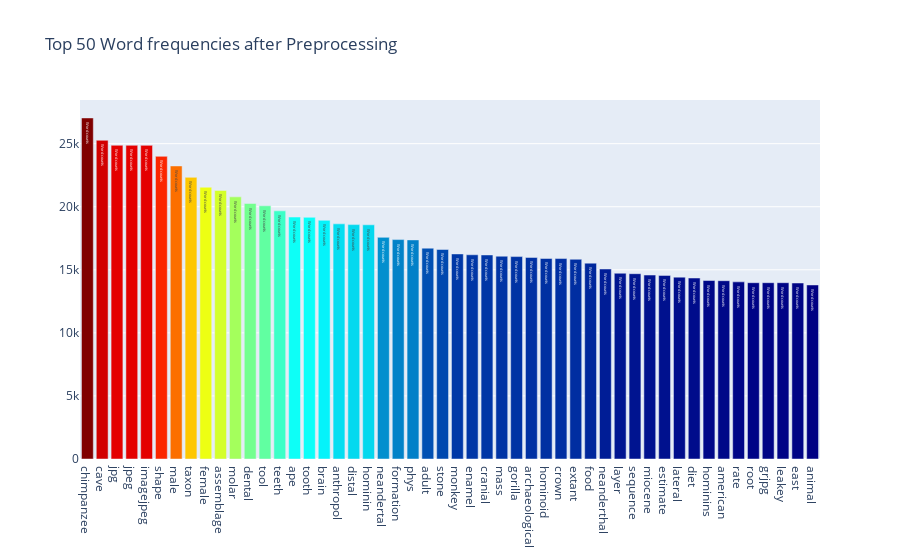
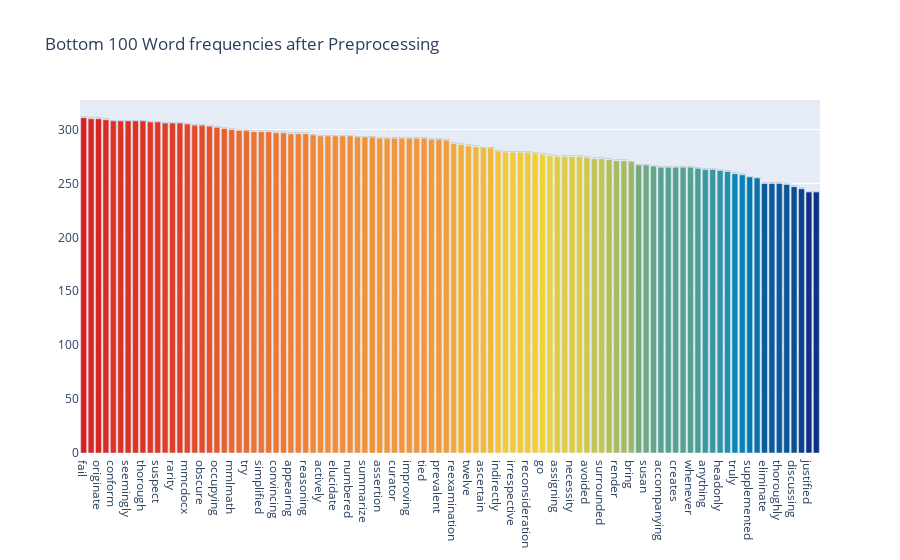

Here is the notebook cell these charts were saved with, in order:
### Code cell
import numpy as np
# Plotly imports
import plotly.offline as py
py.init_notebook_mode(connected=True)
import plotly.graph_objs as go
import plotly.tools as tls

feature_names = tf_vectorizer.get_feature_names()
count_vec = np.asarray(tf.sum(axis=0)).ravel()
zipped = list(zip(feature_names, count_vec))
x, y = (list(x) for x in zip(*sorted(zipped, key=lambda x: x[1], reverse=True)))
# Now I want to extract out on the top 15 and bottom 15 words
Y = np.concatenate([y[0:15], y[-16:-1]])
X = np.concatenate([x[0:15], x[-16:-1]])

# Plotting the Plot.ly plot for the Top 50 word frequencies
data = [go.Bar(
            x = x[0:50],
            y = y[0:50],
            marker= dict(colorscale='Jet',
                         color = y[0:50]
                        ),
            text='Word counts'
    )]

layout = go.Layout(
    title='Top 50 Word frequencies after Preprocessing'
)

fig = go.Figure(data=data, layout=layout)

py.iplot(fig, filename='basic-bar')

# Plotting the Plot.ly plot for the Top 50 word frequencies
data = [go.Bar(
            x = x[-100:],
            y = y[-100:],
            marker= dict(colorscale='Portland',
                         color = y[-100:]
                        ),
            text='Word counts'
    )]

layout = go.Layout(
    title='Bottom 100 Word frequencies after Preprocessing'
)

fig = go.Figure(data=data, layout=layout)

py.iplot(fig, filename='basic-bar')

### Figure 1 — Plotly figure (JSON) as saved in the notebook; plotly's stock layout.template omitted (floating-point values rounded to 4 significant figures)
{"data": [{"marker": {"color": [27039, 25268, 24872, 24871, 24865, 23995, 23234, 22328, 21548, 21292, 20783, 20257, 20073, 19673, 19182, 19159, 18925, 18643, 18582, 18568, 17571, 17396, 17371, 16716, 16613, 16258, 16192, 16178, 16078, 16048, 15980, 15898, 15891, 15834, 15529, 15064, 14729, 14691, 14583, 14557, 14419, 14348, 14149, 14136, 14044, 13978, 13977, 13977, 13953, 13798], "colorscale": [[0, "rgb(0,0,131)"], [0.2, "rgb(0,60,170)"], [0.4, "rgb(5,255,255)"], [0.6, "rgb(255,255,0)"], [0.8, "rgb(250,0,0)"], [1, "rgb(128,0,0)"]]}, "text": "Word counts", "type": "bar", "x": ["chimpanzee", "cave", "jpg", "jpeg", "imagejpeg", "shape", "male", "taxon", "female", "assemblage", "molar", "dental", "tool", "teeth", "ape", "tooth", "brain", "anthropol", "distal", "hominin", "neandertal", "formation", "phys", "adult", "stone", "monkey", "enamel", "cranial", "mass", "gorilla", "archaeological", "hominoid", "crown", "extant", "food", "neanderthal", "layer", "sequence", "miocene", "estimate", "lateral", "diet", "hominins", "american", "rate", "root", "grjpg", "leakey", "east", "animal"], "y": [27039, 25268, 24872, 24871, 24865, 23995, 23234, 22328, 21548, 21292, 20783, 20257, 20073, 19673, 19182, 19159, 18925, 18643, 18582, 18568, 17571, 17396, 17371, 16716, 16613, 16258, 16192, 16178, 16078, 16048, 15980, 15898, 15891, 15834, 15529, 15064, 14729, 14691, 14583, 14557, 14419, 14348, 14149, 14136, 14044, 13978, 13977, 13977, 13953, 13798]}], "layout": {"title": {"text": "Top 50 Word frequencies after Preprocessing"}}}

### Figure 2 — Plotly figure (JSON) as saved in the notebook; plotly's stock layout.template omitted (floating-point values rounded to 4 significant figures)
{"data": [{"marker": {"color": [311, 310, 310, 309, 308, 308, 308, 308, 308, 307, 307, 306, 306, 306, 305, 304, 304, 303, 302, 301, 300, 299, 299, 298, 298, 298, 297, 297, 296, 296, 296, 295, 294, 294, 294, 294, 294, 293, 293, 293, 292, 292, 292, 292, 292, 292, 292, 291, 291, 290, 287, 286, 285, 284, 283, 283, 280, 279, 279, 279, 279, 278, 277, 276, 275, 275, 275, 275, 274, 273, 273, 272, 271, 271, 270, 267, 267, 266, 265, 265, 265, 265, 265, 264, 263, 263, 262, 261, 259, 258, 256, 255, 250, 250, 250, 249, 247, 245, 242, 242], "colorscale": [[0, "rgb(12,51,131)"], [0.25, "rgb(10,136,186)"], [0.5, "rgb(242,211,56)"], [0.75, "rgb(242,143,56)"], [1, "rgb(217,30,30)"]]}, "text": "Word counts", "type": "bar", "x": ["fail", "indebted", "originate", "intriguing", "conform", "passed", "seemingly", "speculation", "thorough", "collaboration", "suspect", "confirming", "rarity", "recognizable", "mmcdocx", "acceptable", "obscure", "inform", "occupying", "exceeded", "mmlmath", "employing", "try", "agrees", "simplified", "whereby", "convincing", "recognizing", "appearing", "noticeable", "reasoning", "accessible", "actively", "director", "elucidate", "facilitating", "numbered", "classify", "summarize", "theoretically", "assertion", "basically", "curator", "ignored", "improving", "perfect", "tied", "concomitant", "prevalent", "questionable", "reexamination", "biologically", "twelve", "fax", "ascertain", "warrant", "indirectly", "disagreement", "irrespective", "persisted", "reconsideration", "multiplied", "go", "confident", "assigning", "compelling", "necessity", "prismissuename", "avoided", "emphasizes", "surrounded", "docx", "render", "unresolved", "bring", "pointing", "susan", "opened", "accompanying", "coincides", "creates", "meant", "whenever", "confeditor", "anything", "exceeding", "headonly", "misleading", "truly", "refine", "supplemented", "warranted", "eliminate", "overcome", "thoroughly", "relies", "discussing", "attempting", "justified", "precludes"], "y": [311, 310, 310, 309, 308, 308, 308, 308, 308, 307, 307, 306, 306, 306, 305, 304, 304, 303, 302, 301, 300, 299, 299, 298, 298, 298, 297, 297, 296, 296, 296, 295, 294, 294, 294, 294, 294, 293, 293, 293, 292, 292, 292, 292, 292, 292, 292, 291, 291, 290, 287, 286, 285, 284, 283, 283, 280, 279, 279, 279, 279, 278, 277, 276, 275, 275, 275, 275, 274, 273, 273, 272, 271, 271, 270, 267, 267, 266, 265, 265, 265, 265, 265, 264, 263, 263, 262, 261, 259, 258, 256, 255, 250, 250, 250, 249, 247, 245, 242, 242]}], "layout": {"title": {"text": "Bottom 100 Word frequencies after Preprocessing"}}}
